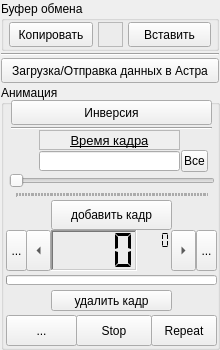
     <widget class="QWidget" name="widget" native="true">
      <property name="sizePolicy">
       <sizepolicy hsizetype="Fixed" vsizetype="Expanding">
        <horstretch>0</horstretch>
        <verstretch>0</verstretch>
       </sizepolicy>
      </property>
      <property name="minimumSize">
       <size>
        <width>220</width>
        <height>350</height>
       </size>
      </property>
      <property name="maximumSize">
       <size>
        <width>0</width>
        <height>330</height>
       </size>
      </property>
      <layout class="QVBoxLayout" name="verticalLayout_17">
       <property name="spacing">
        <number>2</number>
       </property>
       <property name="leftMargin">
        <number>1</number>
       </property>
       <property name="topMargin">
        <number>1</number>
       </property>
       <property name="rightMargin">
        <number>1</number>
       </property>
       <property name="bottomMargin">
        <number>0</number>
       </property>
       <item>
        <spacer name="verticalSpacer_3">
         <property name="orientation">
          <enum>Qt::Vertical</enum>
         </property>
         <property name="sizeHint" stdset="0">
          <size>
           <width>20</width>
           <height>40</height>
          </size>
         </property>
        </spacer>
       </item>
       <item>
        <widget class="QGroupBox" name="groupBox_6">
         <property name="minimumSize">
          <size>
           <width>0</width>
           <height>50</height>
          </size>
         </property>
         <property name="title">
          <string>Буфер обмена</string>
         </property>
         <layout class="QHBoxLayout" name="horizontalLayout">
          <property name="spacing">
           <number>5</number>
          </property>
          <property name="leftMargin">
           <number>5</number>
          </property>
          <property name="topMargin">
           <number>1</number>
          </property>
          <property name="rightMargin">
           <number>5</number>
          </property>
          <property name="bottomMargin">
           <number>1</number>
          </property>
          <item>
           <widget class="QPushButton" name="pushButton_copy">
            <property name="minimumSize">
             <size>
              <width>0</width>
              <height>25</height>
             </size>
            </property>
            <property name="text">
             <string>Копировать</string>
            </property>
           </widget>
          </item>
          <item>
           <widget class="QLabel" name="label_buffer">
            <property name="sizePolicy">
             <sizepolicy hsizetype="Fixed" vsizetype="Fixed">
              <horstretch>0</horstretch>
              <verstretch>0</verstretch>
             </sizepolicy>
            </property>
            <property name="minimumSize">
             <size>
              <width>25</width>
              <height>25</height>
             </size>
            </property>
            <property name="maximumSize">
             <size>
              <width>25</width>
              <height>25</height>
             </size>
            </property>
            <property name="font">
             <font>
              <family>Calibri</family>
              <pointsize>10</pointsize>
              <weight>50</weight>
              <bold>false</bold>
             </font>
            </property>
            <property name="frameShape">
             <enum>QFrame::StyledPanel</enum>
            </property>
            <property name="frameShadow">
             <enum>QFrame::Sunken</enum>
            </property>
            <property name="text">
             <string/>
            </property>
            <property name="textFormat">
             <enum>Qt::PlainText</enum>
            </property>
            <property name="alignment">
             <set>Qt::AlignCenter</set>
            </property>
           </widget>
          </item>
          <item>
           <widget class="QPushButton" name="pushButton_paste">
            <property name="minimumSize">
             <size>
              <width>0</width>
              <height>25</height>
             </size>
            </property>
            <property name="text">
             <string>Вставить</string>
            </property>
           </widget>
          </item>
         </layout>
        </widget>
       </item>
       <item>
        <widget class="Line" name="line_2">
         <property name="orientation">
          <enum>Qt::Horizontal</enum>
         </property>
        </widget>
       </item>
       <item>
        <widget class="QPushButton" name="com_port_Button">
         <property name="minimumSize">
          <size>
           <width>0</width>
           <height>25</height>
          </size>
         </property>
         <property name="text">
          <string>Загрузка/Отправка данных в Астра</string>
         </property>
         <property name="shortcut">
          <string>Ctrl+P</string>
         </property>
        </widget>
       </item>
       <item>
        <widget class="QGroupBox" name="groupBox">
         <property name="sizePolicy">
          <sizepolicy hsizetype="Fixed" vsizetype="Fixed">
           <horstretch>0</horstretch>
           <verstretch>0</verstretch>
          </sizepolicy>
         </property>
         <property name="minimumSize">
          <size>
           <width>219</width>
           <height>265</height>
          </size>
         </property>
         <property name="autoFillBackground">
          <bool>false</bool>
         </property>
         <property name="title">
          <string>Анимация</string>
         </property>
         <property name="flat">
          <bool>false</bool>
         </property>
         <property name="checkable">
          <bool>false</bool>
         </property>
         <widget class="QLCDNumber" name="num_frame_lcd">
          <property name="geometry">
           <rect>
            <x>50</x>
            <y>145</y>
            <width>86</width>
            <height>41</height>
           </rect>
          </property>
          <property name="toolTip">
           <string>Номер текущего кадра</string>
          </property>
          <property name="frameShape">
           <enum>QFrame::WinPanel</enum>
          </property>
          <property name="frameShadow">
           <enum>QFrame::Sunken</enum>
          </property>
          <property name="digitCount">
           <number>4</number>
          </property>
          <property name="segmentStyle">
           <enum>QLCDNumber::Flat</enum>
          </property>
         </widget>
         <widget class="QToolButton" name="toolButton_9">
          <property name="geometry">
           <rect>
            <x>25</x>
            <y>145</y>
            <width>25</width>
            <height>41</height>
           </rect>
          </property>
          <property name="toolTip">
           <string>Кадр назад</string>
          </property>
          <property name="statusTip">
           <string>Ctrl+Left</string>
          </property>
          <property name="text">
           <string>...</string>
          </property>
          <property name="shortcut">
           <string>Ctrl+Left</string>
          </property>
          <property name="autoRaise">
           <bool>false</bool>
          </property>
          <property name="arrowType">
           <enum>Qt::LeftArrow</enum>
          </property>
         </widget>
         <widget class="QToolButton" name="toolButton_11">
          <property name="geometry">
           <rect>
            <x>170</x>
            <y>145</y>
            <width>25</width>
            <height>41</height>
           </rect>
          </property>
          <property name="toolTip">
           <string>Кадр вперёд</string>
          </property>
          <property name="statusTip">
           <string>Ctrl+Right</string>
          </property>
          <property name="text">
           <string>...</string>
          </property>
          <property name="shortcut">
           <string>Ctrl+Right</string>
          </property>
          <property name="autoRaise">
           <bool>false</bool>
          </property>
          <property name="arrowType">
           <enum>Qt::RightArrow</enum>
          </property>
         </widget>
         <widget class="QToolButton" name="toolButton_12">
          <property name="geometry">
           <rect>
            <x>5</x>
            <y>230</y>
            <width>71</width>
            <height>31</height>
           </rect>
          </property>
          <property name="toolTip">
           <string>Воспроизведение/пауза</string>
          </property>
          <property name="statusTip">
           <string>Space</string>
          </property>
          <property name="text">
           <string>...</string>
          </property>
          <property name="icon">
           <iconset resource="icons.qrc">
            <normaloff>:/pause</normaloff>:/pause</iconset>
          </property>
          <property name="iconSize">
           <size>
            <width>25</width>
            <height>25</height>
           </size>
          </property>
          <property name="shortcut">
           <string>Space</string>
          </property>
          <property name="checkable">
           <bool>true</bool>
          </property>
          <property name="autoRaise">
           <bool>false</bool>
          </property>
         </widget>
         <widget class="QToolButton" name="toolButton_13">
          <property name="geometry">
           <rect>
            <x>195</x>
            <y>145</y>
            <width>21</width>
            <height>41</height>
           </rect>
          </property>
          <property name="toolTip">
           <string>В конец</string>
          </property>
          <property name="statusTip">
           <string>Shift+Ctrl+Right</string>
          </property>
          <property name="text">
           <string>...</string>
          </property>
          <property name="icon">
           <iconset resource="icons.qrc">
            <normaloff>:/в конец.png</normaloff>:/в конец.png</iconset>
          </property>
          <property name="iconSize">
           <size>
            <width>14</width>
            <height>14</height>
           </size>
          </property>
          <property name="shortcut">
           <string>Ctrl+Shift+Right</string>
          </property>
          <property name="autoRaise">
           <bool>false</bool>
          </property>
          <property name="arrowType">
           <enum>Qt::NoArrow</enum>
          </property>
         </widget>
         <widget class="QPushButton" name="pushButton_100">
          <property name="geometry">
           <rect>
            <x>50</x>
            <y>205</y>
            <width>121</width>
            <height>21</height>
           </rect>
          </property>
          <property name="toolTip">
           <string>Удалить текущий кадр</string>
          </property>
          <property name="statusTip">
           <string>Ctrl+Del</string>
          </property>
          <property name="text">
           <string>удалить кадр</string>
          </property>
          <property name="shortcut">
           <string>Ctrl+Del</string>
          </property>
          <property name="checkable">
           <bool>false</bool>
          </property>
         </widget>
         <widget class="QPushButton" name="pushButton_111">
          <property name="geometry">
           <rect>
            <x>50</x>
            <y>115</y>
            <width>121</width>
            <height>30</height>
           </rect>
          </property>
          <property name="toolTip">
           <string>Добавить кадр</string>
          </property>
          <property name="statusTip">
           <string>Ctrl+Ins</string>
          </property>
          <property name="text">
           <string>добавить кадр</string>
          </property>
          <property name="shortcut">
           <string>Ctrl+Ins</string>
          </property>
          <property name="checkable">
           <bool>false</bool>
          </property>
         </widget>
         <widget class="QToolButton" name="toolButton_14">
          <property name="geometry">
           <rect>
            <x>150</x>
            <y>230</y>
            <width>66</width>
            <height>31</height>
           </rect>
          </property>
          <property name="toolTip">
           <string>Повтор анимации</string>
          </property>
          <property name="statusTip">
           <string>Ctrl+R</string>
          </property>
          <property name="text">
           <string>Repeat</string>
          </property>
          <property name="icon">
           <iconset resource="icons.qrc">
            <normaloff>:/повтор.png</normaloff>:/повтор.png</iconset>
          </property>
          <property name="iconSize">
           <size>
            <width>25</width>
            <height>25</height>
           </size>
          </property>
          <property name="shortcut">
           <string>Ctrl+R</string>
          </property>
          <property name="checkable">
           <bool>true</bool>
          </property>
          <property name="autoRaise">
           <bool>false</bool>
          </property>
          <property name="arrowType">
           <enum>Qt::NoArrow</enum>
          </property>
         </widget>
         <widget class="QProgressBar" name="progressBar">
          <property name="geometry">
           <rect>
            <x>5</x>
            <y>190</y>
            <width>211</width>
            <height>10</height>
           </rect>
          </property>
          <property name="toolTip">
           <string>Прогресс анимации</string>
          </property>
          <property name="value">
           <number>0</number>
          </property>
          <property name="alignment">
           <set>Qt::AlignCenter</set>
          </property>
          <property name="textVisible">
           <bool>false</bool>
          </property>
          <property name="textDirection">
           <enum>QProgressBar::TopToBottom</enum>
          </property>
         </widget>
         <widget class="QToolButton" name="toolButton_15">
          <property name="geometry">
           <rect>
            <x>5</x>
            <y>145</y>
            <width>21</width>
            <height>41</height>
           </rect>
          </property>
          <property name="toolTip">
           <string>В начало</string>
          </property>
          <property name="statusTip">
           <string>Shift+Ctrl+Left</string>
          </property>
          <property name="text">
           <string>...</string>
          </property>
          <property name="icon">
           <iconset resource="icons.qrc">
            <normaloff>:/в начало.png</normaloff>:/в начало.png</iconset>
          </property>
          <property name="iconSize">
           <size>
            <width>14</width>
            <height>14</height>
           </size>
          </property>
          <property name="shortcut">
           <string>Ctrl+Shift+Left</string>
          </property>
          <property name="autoRaise">
           <bool>false</bool>
          </property>
          <property name="arrowType">
           <enum>Qt::NoArrow</enum>
          </property>
         </widget>
         <widget class="QLCDNumber" name="lcd_sum">
          <property name="geometry">
           <rect>
            <x>135</x>
            <y>145</y>
            <width>36</width>
            <height>20</height>
           </rect>
          </property>
          <property name="toolTip">
           <string>Количество всех кадров</string>
          </property>
          <property name="frameShape">
           <enum>QFrame::NoFrame</enum>
          </property>
          <property name="frameShadow">
           <enum>QFrame::Sunken</enum>
          </property>
          <property name="lineWidth">
           <number>7</number>
          </property>
          <property name="midLineWidth">
           <number>4</number>
          </property>
          <property name="smallDecimalPoint">
           <bool>false</bool>
          </property>
          <property name="digitCount">
           <number>4</number>
          </property>
          <property name="segmentStyle">
           <enum>QLCDNumber::Flat</enum>
          </property>
         </widget>
         <widget class="QToolButton" name="toolButton_16">
          <property name="geometry">
           <rect>
            <x>75</x>
            <y>230</y>
            <width>76</width>
            <height>31</height>
           </rect>
          </property>
          <property name="toolTip">
           <string>Стоп</string>
          </property>
          <property name="statusTip">
           <string>Ctrl+Space</string>
          </property>
          <property name="text">
           <string>Stop</string>
          </property>
          <property name="icon">
           <iconset resource="icons.qrc">
            <normaloff>:/стоп.png</normaloff>:/стоп.png</iconset>
          </property>
          <property name="shortcut">
           <string>Ctrl+Space</string>
          </property>
          <property name="autoRaise">
           <bool>false</bool>
          </property>
          <property name="arrowType">
           <enum>Qt::NoArrow</enum>
          </property>
         </widget>
         <widget class="Line" name="line">
          <property name="geometry">
           <rect>
            <x>10</x>
            <y>38</y>
            <width>201</width>
            <height>10</height>
           </rect>
          </property>
          <property name="orientation">
           <enum>Qt::Horizontal</enum>
          </property>
         </widget>
         <widget class="QPushButton" name="pushButton_inv">
          <property name="geometry">
           <rect>
            <x>10</x>
            <y>15</y>
            <width>201</width>
            <height>25</height>
           </rect>
          </property>
          <property name="sizePolicy">
           <sizepolicy hsizetype="Expanding" vsizetype="Fixed">
            <horstretch>0</horstretch>
            <verstretch>0</verstretch>
           </sizepolicy>
          </property>
          <property name="toolTip">
           <string>Инверсия всех элементов</string>
          </property>
          <property name="statusTip">
           <string>Ctrl+I</string>
          </property>
          <property name="text">
           <string>Инверсия</string>
          </property>
         </widget>
         <widget class="QLabel" name="label_6">
          <property name="geometry">
           <rect>
            <x>38</x>
            <y>45</y>
            <width>141</width>
            <height>20</height>
           </rect>
          </property>
          <property name="font">
           <font>
            <pointsize>10</pointsize>
            <italic>false</italic>
            <underline>true</underline>
           </font>
          </property>
          <property name="autoFillBackground">
           <bool>true</bool>
          </property>
          <property name="frameShape">
           <enum>QFrame::StyledPanel</enum>
          </property>
          <property name="frameShadow">
           <enum>QFrame::Sunken</enum>
          </property>
          <property name="text">
           <string>Время кадра</string>
          </property>
          <property name="scaledContents">
           <bool>true</bool>
          </property>
          <property name="alignment">
           <set>Qt::AlignCenter</set>
          </property>
         </widget>
         <widget class="QSlider" name="slider_time">
          <property name="geometry">
           <rect>
            <x>8</x>
            <y>87</y>
            <width>206</width>
            <height>26</height>
           </rect>
          </property>
          <property name="minimum">
           <number>1</number>
          </property>
          <property name="maximum">
           <number>65535</number>
          </property>
          <property name="singleStep">
           <number>1</number>
          </property>
          <property name="pageStep">
           <number>1</number>
          </property>
          <property name="value">
           <number>1</number>
          </property>
          <property name="sliderPosition">
           <number>1</number>
          </property>
          <property name="orientation">
           <enum>Qt::Horizontal</enum>
          </property>
          <property name="invertedControls">
           <bool>true</bool>
          </property>
          <property name="tickPosition">
           <enum>QSlider::TicksBelow</enum>
          </property>
          <property name="tickInterval">
           <number>500</number>
          </property>
         </widget>
         <widget class="QToolButton" name="toolButton_all_time">
          <property name="geometry">
           <rect>
            <x>180</x>
            <y>65</y>
            <width>27</width>
            <height>22</height>
           </rect>
          </property>
          <property name="toolTip">
           <string>&lt;!DOCTYPE HTML PUBLIC &quot;-//W3C//DTD HTML 4.0//EN&quot; &quot;http://www.w3.org/TR/REC-html40/strict.dtd&quot;&gt;
&lt;html&gt;&lt;head&gt;&lt;meta name=&quot;qrichtext&quot; content=&quot;1&quot; /&gt;&lt;style type=&quot;text/css&quot;&gt;
p, li { white-space: pre-wrap; }
&lt;/style&gt;&lt;/head&gt;&lt;body style=&quot; font-family:'MS Shell Dlg 2'; font-size:8.25pt; font-weight:400; font-style:normal;&quot;&gt;
&lt;p align=&quot;center&quot; style=&quot; margin-top:0px; margin-bottom:0px; margin-left:0px; margin-right:0px; -qt-block-indent:0; text-indent:0px;&quot;&gt;&lt;span style=&quot; font-size:8pt; color:#3f005f;&quot;&gt;Установка времени на все кадры&lt;/span&gt;&lt;/p&gt;&lt;/body&gt;&lt;/html&gt;</string>
          </property>
          <property name="text">
           <string>Все</string>
          </property>
         </widget>
         <widget class="QLineEdit" name="lineEdit_time">
          <property name="geometry">
           <rect>
            <x>38</x>
            <y>66</y>
            <width>141</width>
            <height>20</height>
           </rect>
          </property>
          <property name="font">
           <font>
            <pointsize>10</pointsize>
            <stylestrategy>PreferAntialias</stylestrategy>
           </font>
          </property>
          <property name="toolTip">
           <string>Поле ввода времени кадра</string>
          </property>
          <property name="statusTip">
           <string>Ввод в формате Х.Х</string>
          </property>
          <property name="layoutDirection">
           <enum>Qt::LeftToRight</enum>
          </property>
          <property name="cursorPosition">
           <number>0</number>
          </property>
          <property name="alignment">
           <set>Qt::AlignCenter</set>
          </property>
          <property name="dragEnabled">
           <bool>true</bool>
          </property>
         </widget>
        </widget>
       </item>
      </layout>
     </widget>
